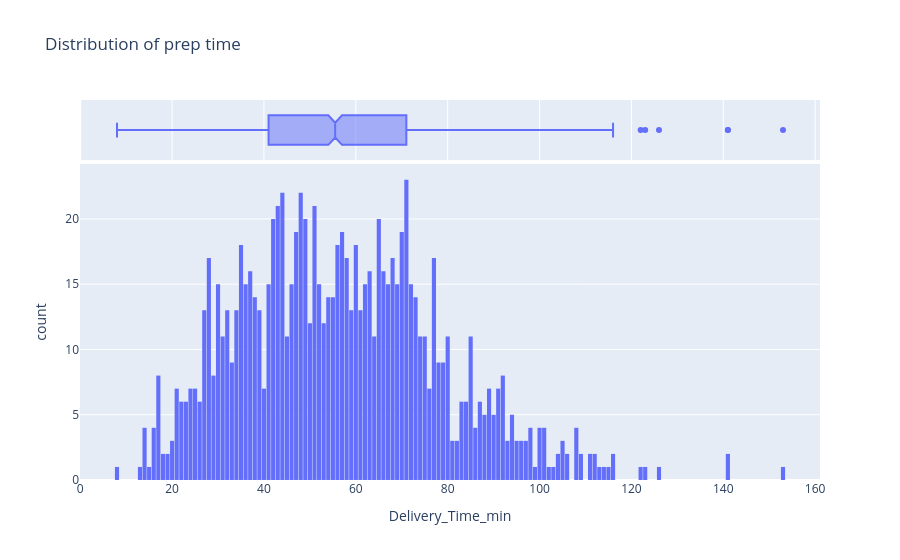

The notebook cell this image was saved under:
### Code cell
fig=px.histogram(df,x='Delivery_Time_min',marginal='box',nbins=146,title='Distribution of prep time')
fig.update_layout(bargap=0.1)
fig.show()

### Figure 1 — Plotly figure (JSON) as saved in the notebook; plotly's stock layout.template omitted (floating-point values rounded to 4 significant figures; data arrays with more than 128 entries replaced by an {"elided": "..."} marker saying what was removed)
{"data": [{"bingroup": "x", "hovertemplate": "Delivery_Time_min=%{x}<br>count=%{y}<extra></extra>", "legendgroup": "", "marker": {"color": "#636efa", "pattern": {"shape": ""}}, "name": "", "nbinsx": 146, "orientation": "v", "showlegend": false, "type": "histogram", "x": {"elided": "1000 int values"}, "xaxis": "x", "yaxis": "y"}, {"hovertemplate": "Delivery_Time_min=%{x}<extra></extra>", "legendgroup": "", "marker": {"color": "#636efa"}, "name": "", "notched": true, "showlegend": false, "type": "box", "x": {"elided": "1000 int values"}, "xaxis": "x2", "yaxis": "y2"}], "layout": {"bargap": 0.1, "barmode": "relative", "legend": {"tracegroupgap": 0}, "title": {"text": "Distribution of prep time"}, "xaxis": {"anchor": "y", "domain": [0, 1], "title": {"text": "Delivery_Time_min"}}, "xaxis2": {"anchor": "y2", "domain": [0, 1], "matches": "x", "showgrid": true, "showticklabels": false}, "yaxis": {"anchor": "x", "domain": [0, 0.8316], "title": {"text": "count"}}, "yaxis2": {"anchor": "x2", "domain": [0.8416, 1], "matches": "y2", "showgrid": false, "showline": false, "showticklabels": false, "ticks": ""}}}
